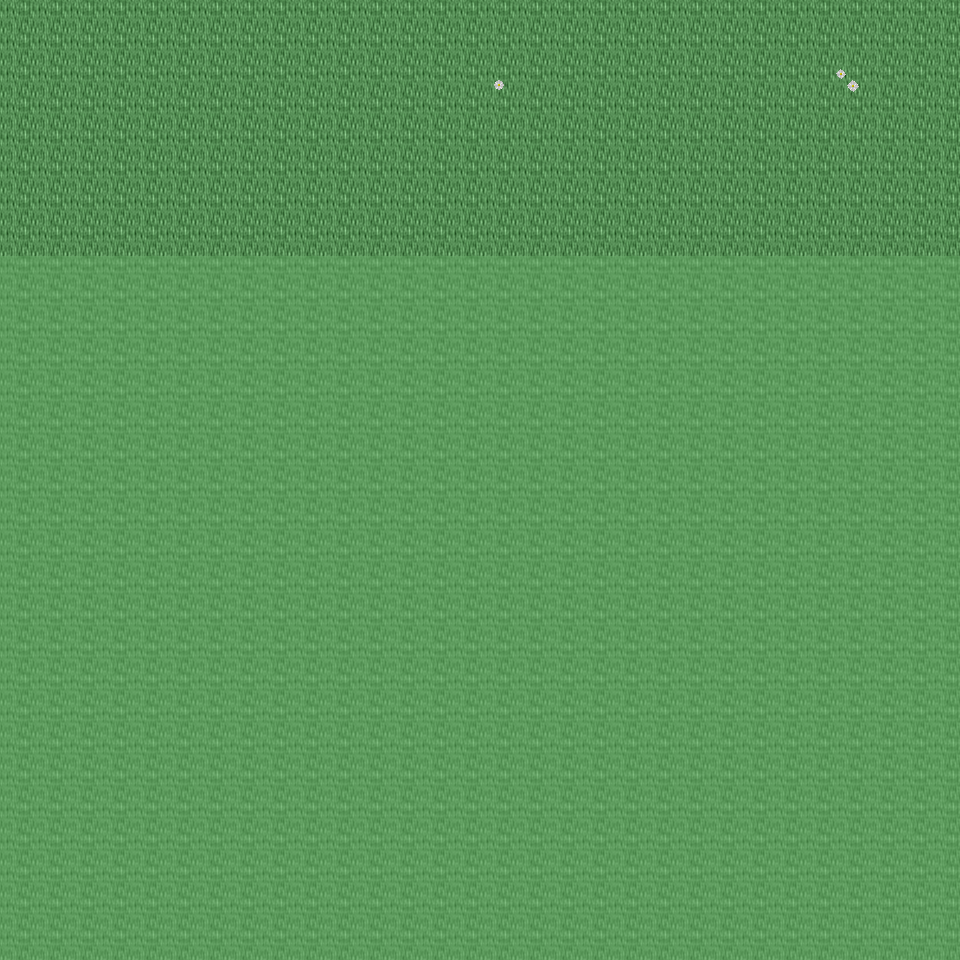

Rendered tile map (Tiled .tmx) drawn with the repository's tilesets; below, a short description and the map source with its tile grids summarised:
An orthogonal 30x30 tile map with 32x32 px tiles, 6 tile layers (Ground, Object, Object2, Above, ...), 30 tilesets and 3 objects (3x mapchange).

<map version="1.0" orientation="orthogonal" renderorder="right-down" width="30" height="30" tilewidth="32" tileheight="32" nextobjectid="4">
  <tileset firstgid="1" name="tileset_ground_ground" tilewidth="32" tileheight="32" tilecount="33" columns="3">
    <image source="../drawable/tileset_ground_ground.png" width="96" height="352" />
  </tileset>
  <tileset firstgid="34" name="tileset_ground_brown_paving" tilewidth="32" tileheight="32" tilecount="2" columns="2">
    <image source="../drawable/tileset_ground_brown_paving.png" width="64" height="32" />
  </tileset>
  <tileset firstgid="36" name="tileset_plant_leaves" tilewidth="32" tileheight="32" tilecount="8" columns="4">
    <image source="../drawable/tileset_plant_leaves.png" width="128" height="64" />
  </tileset>
  <tileset firstgid="44" name="tileset_plant_grasses" tilewidth="32" tileheight="32" tilecount="6" columns="3">
    <image source="../drawable/tileset_plant_grasses.png" width="96" height="64" />
  </tileset>
  <tileset firstgid="50" name="tileset_plant_flower_daisy_white" tilewidth="32" tileheight="32" tilecount="8" columns="2">
    <image source="../drawable/tileset_plant_flower_daisy_white.png" width="64" height="128" />
  </tileset>
  <tileset firstgid="58" name="tileset_ground_grass_edges" tilewidth="32" tileheight="32" tilecount="36" columns="12">
    <image source="../drawable/tileset_ground_grass_edges.png" width="384" height="96" />
  </tileset>
  <tileset firstgid="94" name="tileset_building_wall_wall_brown" tilewidth="32" tileheight="32" tilecount="12" columns="3">
    <image source="../drawable/tileset_building_wall_wall_brown.png" width="96" height="128" />
  </tileset>
  <tileset firstgid="106" name="tileset_ground_square_patch" tilewidth="32" tileheight="32" tilecount="9" columns="3">
    <image source="../drawable/tileset_ground_square_patch.png" width="96" height="96" />
  </tileset>
  <tileset firstgid="115" name="tileset_plant_flower_daisy_red" tilewidth="32" tileheight="32" tilecount="8" columns="2">
    <image source="../drawable/tileset_plant_flower_daisy_red.png" width="64" height="128" />
  </tileset>
  <tileset firstgid="123" name="tileset_plant_bush_bushes" tilewidth="32" tileheight="32" tilecount="10" columns="5">
    <image source="../drawable/tileset_plant_bush_bushes.png" width="160" height="64" />
  </tileset>
  <tileset firstgid="133" name="tileset_building_fence_fence_chunky" tilewidth="32" tileheight="32" tilecount="21" columns="3">
    <image source="../drawable/tileset_building_fence_fence_chunky.png" width="96" height="224" />
  </tileset>
  <tileset firstgid="154" name="tileset_plant_tree_tree_darkgreen" tilewidth="32" tileheight="32" tilecount="88" columns="8">
    <image source="../drawable/tileset_plant_tree_tree_darkgreen.png" width="256" height="352" />
  </tileset>
  <tileset firstgid="242" name="tileset_ground_rock_pebbles" tilewidth="32" tileheight="32" tilecount="3" columns="1">
    <image source="../drawable/tileset_ground_rock_pebbles.png" width="32" height="96" />
  </tileset>
  <tileset firstgid="245" name="tileset_building_door_door_n" tilewidth="32" tileheight="32" tilecount="6" columns="3">
    <image source="../drawable/tileset_building_door_door_n.png" width="96" height="64" />
  </tileset>
  <tileset firstgid="251" name="tileset_item_postbox_2" tilewidth="32" tileheight="32" tilecount="2" columns="1">
    <image source="../drawable/tileset_item_postbox_2.png" width="32" height="64" />
  </tileset>
  <tileset firstgid="253" name="tileset_building_decoration_banner" tilewidth="32" tileheight="32" tilecount="12" columns="1">
    <image source="../drawable/tileset_building_decoration_banner.png" width="32" height="384" />
  </tileset>
  <tileset firstgid="265" name="tileset_building_door_closed" tilewidth="32" tileheight="32" tilecount="1" columns="1">
    <image source="../drawable/tileset_building_door_closed.png" width="32" height="32" />
  </tileset>
  <tileset firstgid="266" name="tileset_building_window_window_right" tilewidth="32" tileheight="32" tilecount="2" columns="2">
    <image source="../drawable/tileset_building_window_window_right.png" width="64" height="32" />
  </tileset>
  <tileset firstgid="268" name="tileset_item_pot_barrel" tilewidth="32" tileheight="32" tilecount="2" columns="1">
    <image source="../drawable/tileset_item_pot_barrel.png" width="32" height="64" />
  </tileset>
  <tileset firstgid="270" name="tileset_building_window_window_long" tilewidth="32" tileheight="32" tilecount="3" columns="3">
    <image source="../drawable/tileset_building_window_window_long.png" width="96" height="32" />
  </tileset>
  <tileset firstgid="273" name="tileset_building_window_window_left" tilewidth="32" tileheight="32" tilecount="2" columns="2">
    <image source="../drawable/tileset_building_window_window_left.png" width="64" height="32" />
  </tileset>
  <tileset firstgid="275" name="tileset_building_roof_blue" tilewidth="32" tileheight="32" tilecount="20" columns="5">
    <image source="../drawable/tileset_building_roof_blue.png" width="160" height="128" />
  </tileset>
  <tileset firstgid="295" name="tileset_building_roof_red" tilewidth="32" tileheight="32" tilecount="20" columns="5">
    <image source="../drawable/tileset_building_roof_red.png" width="160" height="128" />
  </tileset>
  <tileset firstgid="315" name="tileset_building_wall_bricked_edges" tilewidth="32" tileheight="32" tilecount="25" columns="5">
    <image source="../drawable/tileset_building_wall_bricked_edges.png" width="160" height="160" />
  </tileset>
  <tileset firstgid="340" name="tileset_building_wall_earthen_3" tilewidth="32" tileheight="32" tilecount="28" columns="4">
    <image source="../drawable/tileset_building_wall_earthen_3.png" width="128" height="224" />
  </tileset>
  <tileset firstgid="368" name="tileset_building_decoration_chimney" tilewidth="32" tileheight="32" tilecount="2" columns="1">
    <image source="../drawable/tileset_building_decoration_chimney.png" width="32" height="64" />
  </tileset>
  <tileset firstgid="370" name="tileset_logic_collision" tilewidth="32" tileheight="32" tilecount="1" columns="1">
    <image source="../drawable/tileset_logic_collision.png" width="32" height="32" />
  </tileset>
  <tileset firstgid="371" name="tileset_building_decoration_mill_sail" tilewidth="32" tileheight="32" tilecount="4" columns="2">
    <image source="../drawable/tileset_building_decoration_mill_sail.png" width="64" height="64" />
  </tileset>
  <tileset firstgid="375" name="tileset_ground_green_paving" tilewidth="32" tileheight="32" tilecount="18" columns="3">
    <image source="../drawable/tileset_ground_green_paving.png" width="96" height="192" />
  </tileset>
  <tileset firstgid="393" name="tileset_furniture_light_small_oil_lamp" tilewidth="32" tileheight="32" tilecount="8" columns="2">
    <image source="../drawable/tileset_furniture_light_small_oil_lamp.png" width="64" height="128" />
  </tileset>
  <layer name="Ground" width="30" height="30">
    <data>[900 cells, 240 non-empty, 1 distinct tile ids]</data>
  </layer>
  <layer name="Object" width="30" height="30">
    <data>[900 cells, 2 non-empty, 2 distinct tile ids]</data>
  </layer>
  <layer name="Object2" width="30" height="30">
    <data>[900 cells, 0 non-empty, 0 distinct tile ids]</data>
  </layer>
  <layer name="Above" width="30" height="30">
    <data>[900 cells, 0 non-empty, 0 distinct tile ids]</data>
  </layer>
  <layer name="Above2" width="30" height="30">
    <data>[900 cells, 0 non-empty, 0 distinct tile ids]</data>
  </layer>
  <layer name="Walkable" width="30" height="30">
    <data>[900 cells, 660 non-empty, 1 distinct tile ids]</data>
  </layer>
  <objectgroup name="MapEvents">
    <!-- 3 objects omitted --></objectgroup>
</map>
<!-- 3 of 3 objects omitted -->
